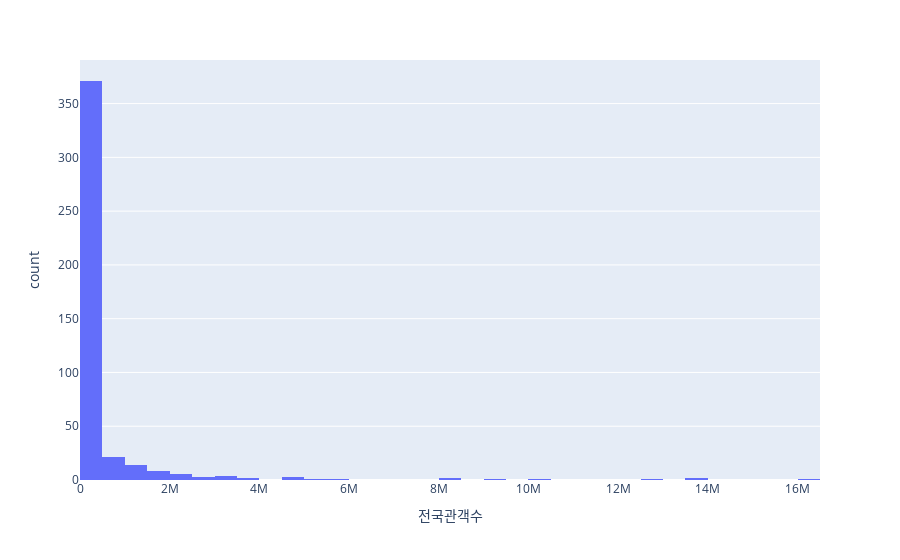

The notebook cell saved with this chart:
### Markdown cell above
- 2019년 영화 히스토그램

### Code cell
movie_2019 = movie_2011_2019[not_used].query('개봉일 >= "2019-01-01"')
fig = px.histogram(movie_2019, x='전국관객수')
fig.show()

### Figure 1 — Plotly figure (JSON) as saved in the notebook; plotly's stock layout.template omitted (floating-point values rounded to 4 significant figures; data arrays with more than 128 entries replaced by an {"elided": "..."} marker saying what was removed)
{"data": [{"alignmentgroup": "True", "bingroup": "x", "hovertemplate": "전국관객수=%{x}<br>count=%{y}<extra></extra>", "legendgroup": "", "marker": {"color": "#636efa", "pattern": {"shape": ""}}, "name": "", "offsetgroup": "", "orientation": "v", "showlegend": false, "type": "histogram", "x": {"elided": "442 int values"}, "xaxis": "x", "yaxis": "y"}], "layout": {"barmode": "relative", "legend": {"tracegroupgap": 0}, "margin": {"t": 60}, "xaxis": {"anchor": "y", "domain": [0, 1], "title": {"text": "전국관객수"}}, "yaxis": {"anchor": "x", "domain": [0, 1], "title": {"text": "count"}}}}
